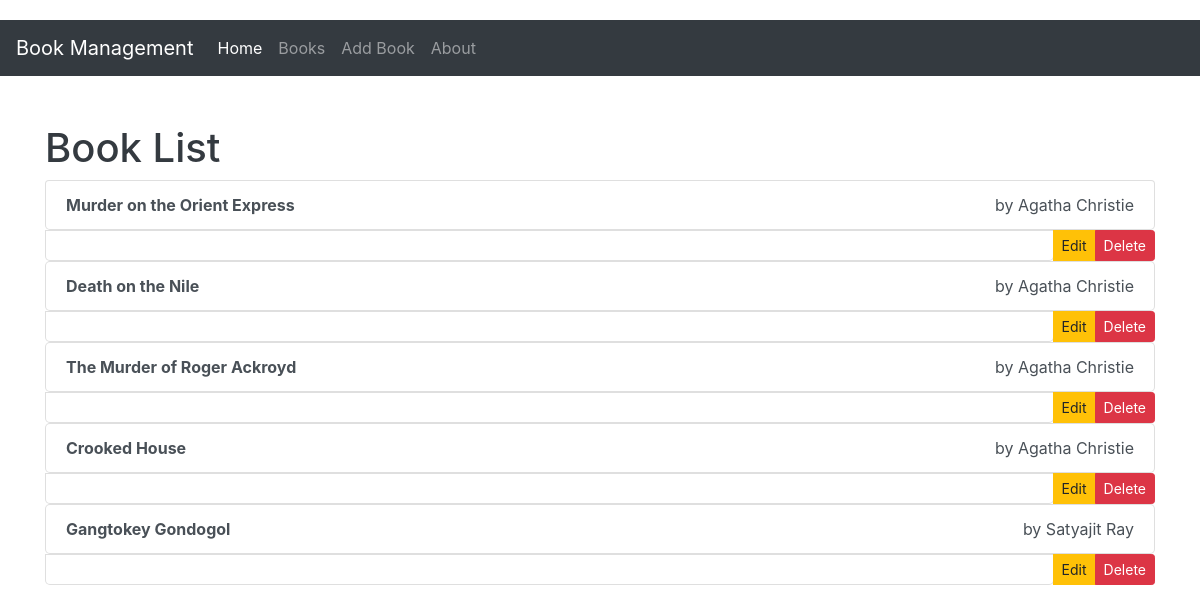
The page / on the database its author committed.
### library/models.py (models this page shows, shortened)
class Book(models.Model):
    title = models.CharField(max_length=200)
    author = models.CharField(max_length=100)
    published_date = models.DateField()
    isbn = models.CharField(max_length=13, unique=True)
    summary = models.TextField()

### library/views.py (the view)
# urls.py: path('', views.book_list, name='book_list'),
def book_list(request):
    books = Book.objects.all()
    return render(request, 'library/book_list.html', {'books': books})

### library/templates/library/book_list.html (shortened to what this page needs)
{% extends 'base.html' %}
{% block content %}
    <h1>Book List</h1>
    <div class="list-group">
        {% for book in books %}
            <a href="{% url 'book_detail' book.pk %}" class="list-group-item list-group-item-action d-flex justify-content-between align-items-center">
                <strong>{{ book.title }}</strong> by {{ book.author }}
                <div class="btn-group" role="group">
                    <a href="{% url 'book_edit' book.pk %}" class="btn btn-warning btn-sm">Edit</a>
                    <a href="{% url 'book_delete' book.pk %}" class="btn btn-danger btn-sm">Delete</a>
                </div>
            </a>
        {% empty %}
            <p>No books available.</p>
        {% endfor %}
    </div>
{% endblock %}

### library/templates/base.html (shortened to what this page needs)
{% load static %}
<!DOCTYPE html>
<html lang="en">
<head>
    <link rel="stylesheet" href="{% static 'library/css/styles.css' %}">
    <link rel="stylesheet" href="https://maxcdn.bootstrapcdn.com/bootstrap/4.5.2/css/bootstrap.min.css">
</head>
<body>
    <nav class="navbar navbar-expand-lg navbar-dark bg-dark">
        <a class="navbar-brand" href="#">Book Management</a>
        <div class="collapse navbar-collapse" id="navbarNav">
            <ul class="navbar-nav">
                <li class="nav-item active">
                    <a class="nav-link" href="{% url 'book_list' %}">Home</a>
                </li>
                <li class="nav-item">
                    <a class="nav-link" href="{% url 'book_list' %}">Books</a>
                </li>
                <li class="nav-item">
                    <a class="nav-link" href="{% url 'book_add' %}">Add Book</a>
                </li>
                <li class="nav-item">
                    <a class="nav-link" href="#">About</a>
                </li>
            </ul>
        </div>
    </nav>
    <div class="container mt-5">
        {% block content %}{% endblock %}
    </div>
</body>
</html>

### library/static/css/styles.css (style rules this page uses)
body { font-family: 'Arial', sans-serif; background-color: #f9f9f9; padding-top: 20px; }
h1 { color: #343a40; font-weight: 600; }
a { color: #007bff; text-decoration: none; }
.container { max-width: 900px; margin: 0 auto; }
.list-group-item { border-radius: 5px; }
.btn-danger { background-color: #dc3545; border-color: #dc3545; }
.btn-warning { background-color: #ffc107; border-color: #ffc107; }
.navbar { margin-bottom: 20px; background-color: #343a40; }
.navbar a { color: black ; }

### rows shown on the page
Book: title "Murder on the Orient Express", author "Agatha Christie"
Book: title "Death on the Nile", author "Agatha Christie"
Book: title "The Murder of Roger Ackroyd", author "Agatha Christie"
Book: title "Crooked House", author "Agatha Christie"
Book: title "Gangtokey Gondogol", author "Satyajit Ray"
